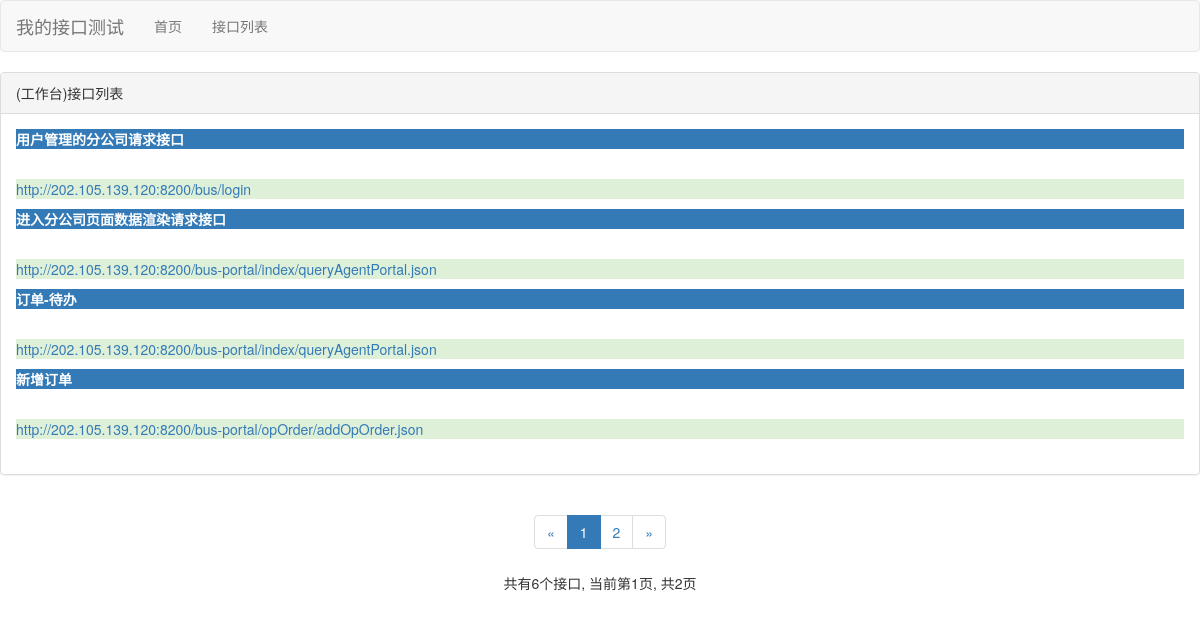
Before: /interFaceTypeList/1 with the older database file.
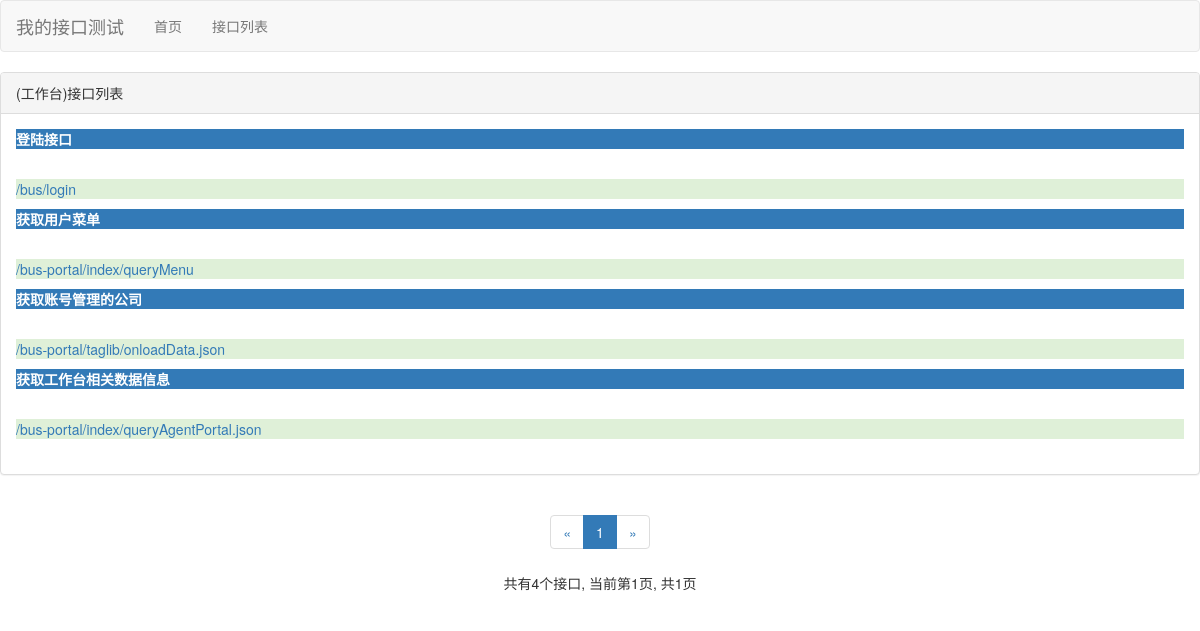
After: the same page with the newer database file.
### lkwebapp/models.py (models this page shows, shortened)
class lkModel(models.Model):
    title=models.CharField(max_length=50)
    model_type=models.ForeignKey(lkModelType,on_delete=models.DO_NOTHING)
    reques_parame=models.TextField()
    request_url=models.TextField()

### lkwebapp/views.py (the view)
# urls.py: path('interFaceTypeList/<int:interFace_type_pk>',interFaceTypeList,name='interFaceTypeList'),
def interFaceTypeList(request,interFace_type_pk):
    interFace_type=get_object_or_404(lkModelType,pk=interFace_type_pk)
    interFace=get_object_or_404(lkModel,pk=interFace_type_pk)
    interFaces=lkModel.objects.filter(model_type=interFace_type)
    interFacesType_all_list=interFaces
    context=get_interFace_list_common_data(request,interFacesType_all_list)
    context['interFace_type']=interFace_type
    return render_to_response('interFace_type_list.html', context)

### lkwebapp/models.py (called while the page is built)
    def __str__(self):
        return self.model_type

### lkwebapp/templates/interFace_type_list.html (shortened to what this page needs)
{% extends 'base.html'%}
{% block content %}
<div class="row">
  <div class="col-md-12">
    <div class="panel panel-default">
      <div class="panel-heading">({{ interFace_type }})接口列表</div>
      <div class="panel-body">
        <address>
          {% for interFace in page_of_interFaces.object_list %}
            <strong><p class="bg-primary">{{ interFace.title }}</p></strong><br>
            <p class="bg-success"><a href="{% url 'interFaceDetail' interFace.pk %}">{{ interFace.request_url }}</a></p>
          {% endfor %}
      </address>
      </div>
    </div>
  </div>
  <div class="paginator">
    <ul class="pagination">
      <li>
        {% if page_of_interFaces.has_previous %}
          <a href="?page={{ page_of_interFaces.previous_page_number}}" aria-label="Previous">
             <span aria-hidden="true">&laquo;</span>
          </a>
        {% else %}
          <span aria-hidden="true">&laquo;</span>
      {% endif %}
      </li>
      {% for page_num in page_range %}
        {% if page_num == page_of_interFaces.number %}
          <li class="active"><span>{{ page_num }}</span></li>
        {% else %}
          {% if page_num == '...'%}
            <li><span>{{ page_num }}</span></li>
          {% else %}
            <li><a href="?page={{ page_num }}">{{ page_num }}</a></li>
          {% endif %}
        {% endif %}
      {% endfor %}
      <li>
        {% if page_of_interFaces.has_next %}
          <a href="?page={{ page_of_interFaces.next_page_number}}" aria-label="Next">
          <span aria-hidden="true">&raquo;</span>
          </a>
        {% else %}
          <span aria-hidden="true">&raquo;</span>
        {% endif %}
      </li>
    </ul>
    <p>
      共有{{ page_of_interFaces.paginator.count}}个接口,
      当前第{{ page_of_interFaces.number }}页,
      共{{ page_of_interFaces.paginator.num_pages}}页
    </p>
  </div>
{% endblock %}

Changed rows visible on the page:
removed lkModel: title "用户管理的分公司请求接口", request_url "http://202.105.139.120:8200/bus/login"
removed lkModel: title "进入分公司页面数据渲染请求接口", request_url "http://202.105.139.120:8200/bus-portal/index/queryAgentPortal.json"
removed lkModel: title "订单-待办", request_url "http://202.105.139.120:8200/bus-portal/index/queryAgentPortal.json"
removed lkModel: title "新增订单", request_url "http://202.105.139.120:8200/bus-portal/opOrder/addOpOrder.json"
added lkModel: title "登陆接口", request_url "/bus/login"
added lkModel: title "获取用户菜单", request_url "/bus-portal/index/queryMenu"
now on this page (row edited): lkModel: title "获取账号管理的公司", request_url "/bus-portal/taglib/onloadData.json"
now on this page (row edited): lkModel: title "获取工作台相关数据信息", request_url "/bus-portal/index/queryAgentPortal.json"
Other visible differences:
{{ page_of_interFaces.paginator.count }}: "6" → "4"
{{ page_of_interFaces.paginator.num_pages }}: "2" → "1"
list line gone: "2"
